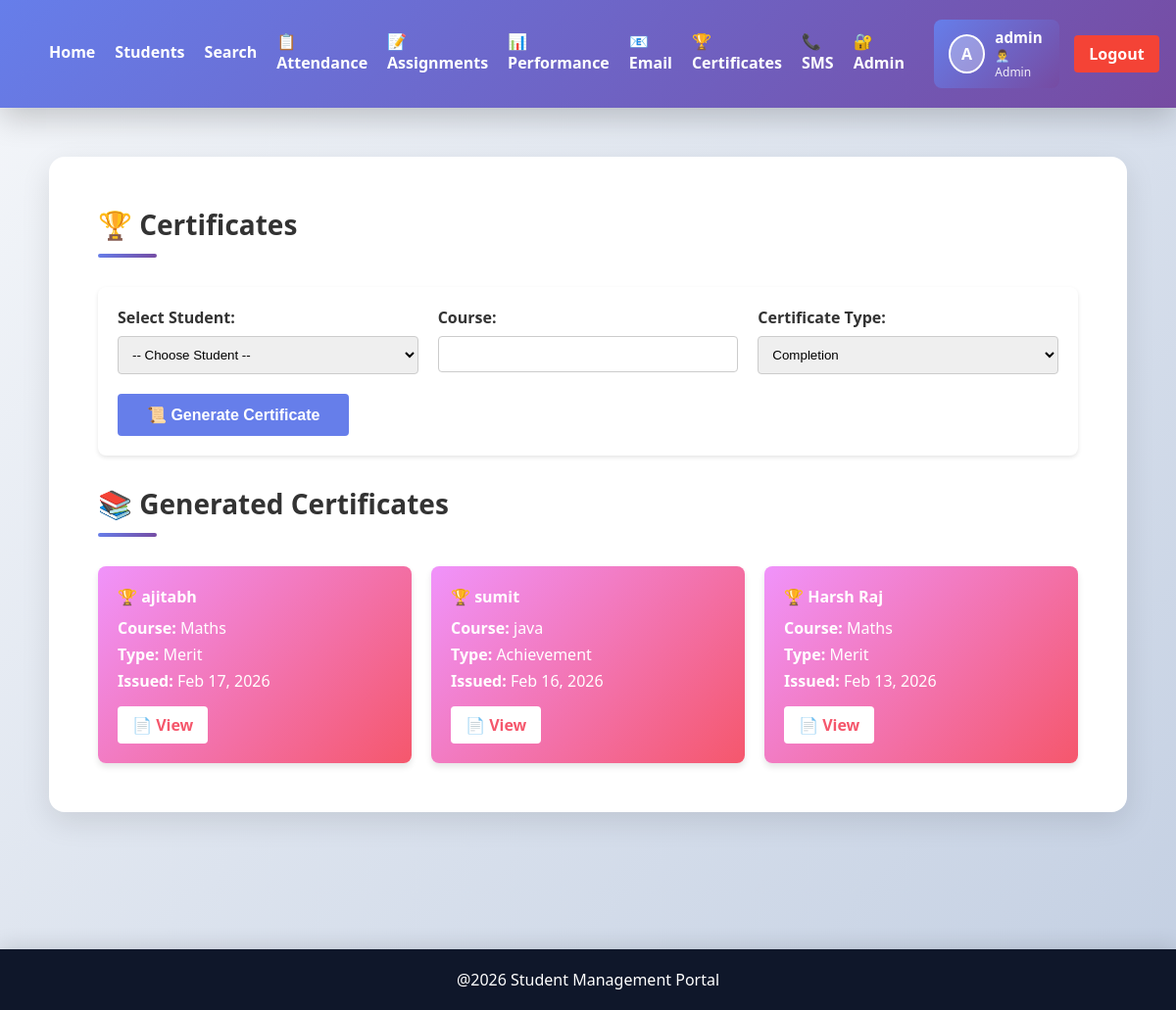
/certificates/ (signed in), run on the app's committed database.
### students/models.py (models this page shows, shortened)
class Certificate(models.Model):
    student = models.ForeignKey(Student, on_delete=models.CASCADE, related_name='certificates')
    course = models.CharField(max_length=100)
    issue_date = models.DateField(auto_now_add=True)
    certificate_type = models.CharField(max_length=20, choices=[
        ('completion', 'Completion'),
        ('achievement', 'Achievement'),
        ('merit', 'Merit'),
    ], default='completion')
    certificate_file = models.FileField(upload_to='certificates/', null=True, blank=True)
    generated_at = models.DateTimeField(auto_now_add=True)
    class Meta:
        ordering = ['-issue_date']

class Student(models.Model):
    name = models.CharField(max_length=100)
    course = models.CharField(max_length=100)
    marks = models.IntegerField()
    age = models.IntegerField(default=18)
    profile_pic = models.ImageField(upload_to='profiles/', blank=True, null=True)

### students/views.py (the view, shortened to what this page needs)
# urls.py: path('certificates/', views.certificates, name='certificates'),
@login_required(login_url='login')
@user_passes_test(is_admin, login_url='home')
def certificates(request):
    certificates = Certificate.objects.all().select_related('student')
    students = Student.objects.all()
    data = {
        'certificates': certificates,
        'students': students,
        'certificate_types': Certificate._meta.get_field('certificate_type').choices,
    }
    return render(request, 'certificates.html', data)

### students/views.py (called while the page is built)
def is_admin(user):
    return user.is_superuser or user.is_staff

### students/templates/certificates.html (shortened to what this page needs)
{% extends 'base.html' %}
{% block content %}
<section class="content-section">
    <h2>🏆 Certificates</h2>
    <form method="POST" style="background: white; padding: 20px; border-radius: 8px; margin-bottom: 30px; box-shadow: 0 2px 4px rgba(0,0,0,0.1);">
        <div style="display: grid; grid-template-columns: repeat(3, 1fr); gap: 20px; margin-bottom: 20px;">
            <div>
                <label style="display: block; margin-bottom: 8px; font-weight: 600;">Select Student:</label>
                <select name="student_id" required style="width: 100%; padding: 10px; border: 1px solid #ccc; border-radius: 4px;">
                    <option value="">-- Choose Student --</option>
                </select>
            </div>
            <div>
                <label style="display: block; margin-bottom: 8px; font-weight: 600;">Course:</label>
                <input type="text" name="course" required style="width: 100%; padding: 10px; border: 1px solid #ccc; border-radius: 4px;">
            </div>
            <div>
                <label style="display: block; margin-bottom: 8px; font-weight: 600;">Certificate Type:</label>
                <select name="certificate_type" style="width: 100%; padding: 10px; border: 1px solid #ccc; border-radius: 4px;">
                    {% for choice_val, choice_label in certificate_types %}
                        <option value="{{ choice_val }}">{{ choice_label }}</option>
                    {% endfor %}
                </select>
            </div>
        </div>
        <button type="submit" style="padding: 12px 30px; background: #667eea; color: white; border: none; border-radius: 4px; font-weight: 600; cursor: pointer; font-size: 1em;">📜 Generate Certificate</button>
    </form>
    <h3>📚 Generated Certificates</h3>
    <div style="display: grid; grid-template-columns: repeat(auto-fit, minmax(300px, 1fr)); gap: 20px;">
        {% for cert in certificates %}
            <div style="background: linear-gradient(135deg, #f093fb, #f5576c); color: white; padding: 20px; border-radius: 8px; box-shadow: 0 4px 6px rgba(0,0,0,0.1);">
                <h4 style="margin: 0 0 10px 0;">🏆 {{ cert.student.name }}</h4>
                <p style="margin: 5px 0;"><strong>Course:</strong> {{ cert.course }}</p>
                <p style="margin: 5px 0;"><strong>Type:</strong> {{ cert.get_certificate_type_display }}</p>
                <p style="margin: 5px 0;"><strong>Issued:</strong> {{ cert.issue_date|date:"M d, Y" }}</p>
                <a href="{% url 'view_certificate' cert.id %}" style="display: inline-block; margin-top: 10px; padding: 8px 15px; background: white; color: #f5576c; border-radius: 4px; text-decoration: none; font-weight: 600;">📄 View</a>
            </div>
        {% empty %}
            <p style="grid-column: 1 / -1; text-align: center; color: #666; padding: 40px;">No certificates generated yet</p>
        {% endfor %}
    </div>
</section>
{% endblock %}

### students/templates/base.html (shortened to what this page needs)
{% load student_extras %}
{% load static %}
<!DOCTYPE html>
<html>
    <head>
        <link rel="stylesheet" href="{%static 'css/style.css'%}">
    </head>
    <body>
        <header class="navbar">
            <nav style="display: flex; justify-content: space-between; align-items: center;">
                <div style="display: flex; gap: 20px; align-items: center;">
                    <a href="{% url 'home' %}">Home</a>
                    <a href="{% url 'students' %}">Students</a>
                    <a href="{% url 'search' %}">Search</a>
                    <a href="{% url 'attendance' %}">📋 Attendance</a>
                    <a href="{% url 'assignments' %}">📝 Assignments</a>
                    <a href="{% url 'performance_charts' %}">📊 Performance</a>
                    {% if user.is_staff or user.is_superuser %}
                        <a href="{% url 'email_notifications' %}">📧 Email</a>
                        <a href="{% url 'certificates' %}">🏆 Certificates</a>
                        <a href="{% url 'sms_alerts' %}">📞 SMS</a>
                        <a href="{% url 'admin_panel' %}">🔐 Admin</a>
                    {% endif %}
                </div>
                <div style="display: flex; align-items: center; gap: 15px;">
                    {% if user.is_authenticated %}
                        {% with admin_user=user %}
                            {% if user.is_staff or user.is_superuser %}
                                <div style="display: flex; align-items: center; gap: 10px; padding: 8px 15px; background: linear-gradient(135deg, #667eea, #764ba2); border-radius: 8px; color: white;">
                                    {% with profile=admin_user.student_set.first %}
                                        {% if profile.profile_pic %}
                                            <img src="{{ profile.profile_pic.url }}" alt="{{ admin_user.username }}" style="width: 40px; height: 40px; border-radius: 50%; object-fit: cover; border: 2px solid white;">
                                        {% else %}
                                            <div style="width: 40px; height: 40px; border-radius: 50%; background: rgba(255,255,255,0.3); display: flex; align-items: center; justify-content: center; font-weight: bold; border: 2px solid white;">
                                                {{ admin_user.first_name|first|upper|default:admin_user.username|first|upper }}
                                            </div>
                                        {% endif %}
                                    {% endwith %}
                                    <div>
                                        <div style="font-weight: 600; font-size: 0.95em;">{{ admin_user.first_name|default:admin_user.username }}</div>
                                        <div style="font-size: 0.75em; opacity: 0.9;">👨‍💼 Admin</div>
                                    </div>
                                </div>
                            {% endif %}
                        {% endwith %}
                        <a href="{% url 'logout' %}" style="padding: 8px 15px; background: #f44336; color: white; border-radius: 4px; text-decoration: none; font-weight: 600;">Logout</a>
                    {% else %}
                        <a href="{% url 'login' %}">Login</a>
                    {% endif %}
                </div>
            </nav>
        </header>
        <div class="container">
            {% block content %}
            {% endblock %}
        </div>
        <footer class="footer">
            <p>@2026 Student Management Portal</p>
        </footer>
    </body>
</html>

### students/static/css/style.css (style rules this page uses)
* { margin: 0; padding: 0; box-sizing: border-box; }
body { font-family: 'Segoe UI', 'Roboto', Tahoma, Geneva, Verdana, sans-serif; background: linear-gradient(135deg, #f5f7fa 0%, #c3cfe2 100%); min-height: 100vh; color: #333; }
.navbar { background: linear-gradient(135deg, #667eea 0%, #764ba2 100%); color: white; display: flex; justify-content: space-between; align-items: center; padding: 20px 50px; box-shadow: 0 10px 30px rgba(0, 0, 0, 0.2); position: sticky; top: 0; z-index: 100; }
nav { display: flex; gap: 30px; }
.navbar a { color: white; text-decoration: none; font-weight: 600; transition: all 0.3s ease; position: relative; padding-bottom: 5px; }
.navbar a::after { content: ''; position: absolute; bottom: 0; left: 0; width: 0; height: 2px; background: #fbbf24; transition: width 0.3s ease; }
.container { padding: 50px; max-width: 1400px; margin: 0 auto; }
.content-section { background: white; padding: 50px; margin-bottom: 40px; border-radius: 16px; box-shadow: 0 10px 30px rgba(0, 0, 0, 0.1); }
.content-section h2, .content-section h3 { color: #333; margin-top: 0; margin-bottom: 30px; font-size: 28px; font-weight: 700; position: relative; padding-bottom: 15px; }
.content-section h2::after, .content-section h3::after { content: ''; position: absolute; bottom: 0; left: 0; width: 60px; height: 4px; background: linear-gradient(135deg, #667eea, #764ba2); border-radius: 2px; }
.footer { background: linear-gradient(135deg, #667eea, #764ba2); color: white; text-align: center; padding: 30px; margin-top: 60px; box-shadow: 0 -5px 20px rgba(0, 0, 0, 0.1); }
.footer p { margin: 0; font-weight: 500; }
.footer { text-align:center; background:#0f172a; color:white; padding:20px; margin-top:50px; }

### data on the page
Certificate: student.name "ajitabh", course "Maths", certificate_type "Merit", issue_date "Feb 17, 2026"
Certificate: student.name "sumit", course "java", certificate_type "Achievement", issue_date "Feb 16, 2026"
Certificate: student.name "Harsh Raj", course "Maths", certificate_type "Merit", issue_date "Feb 13, 2026"

### other printed values
{{ admin_user.first_name|default:admin_user.username }} "admin"
form field certificate_type "Completion"
